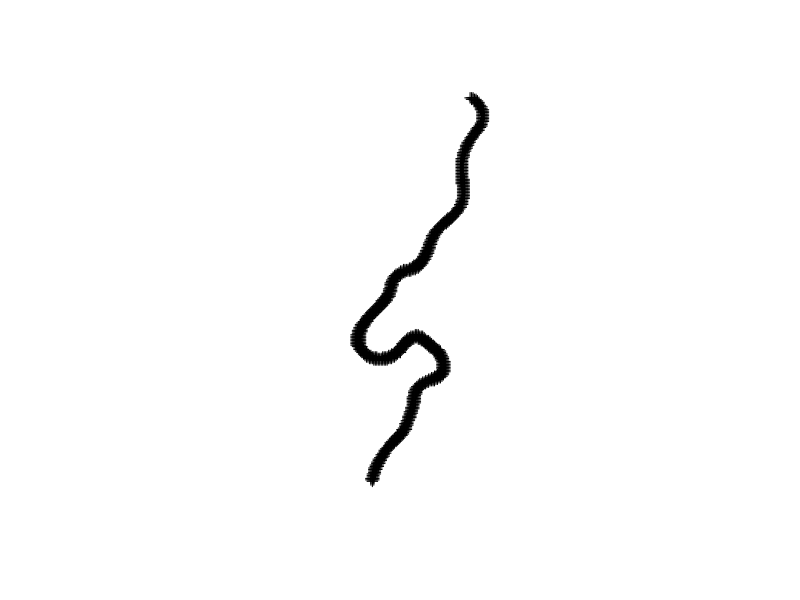
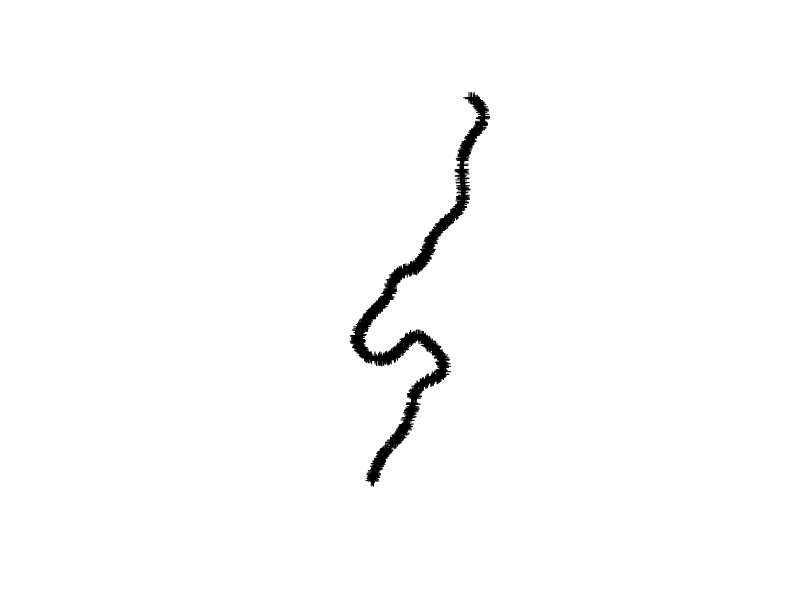
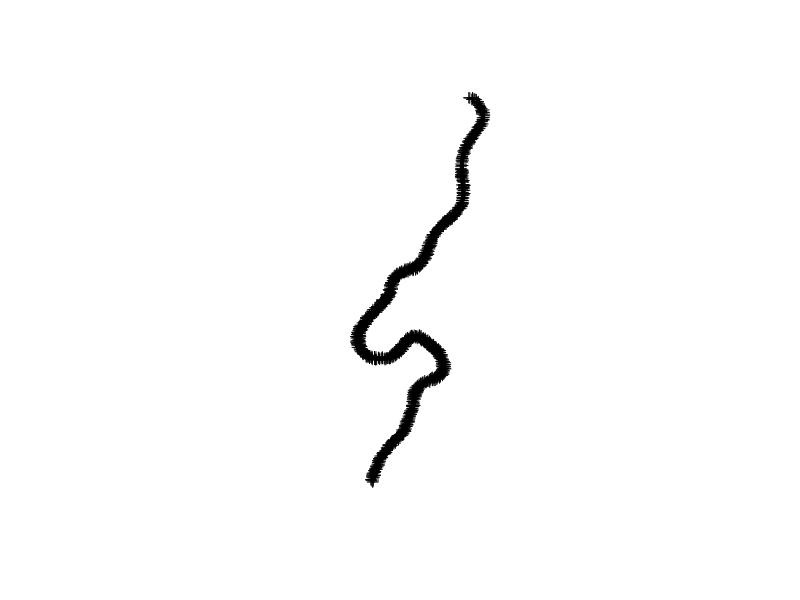
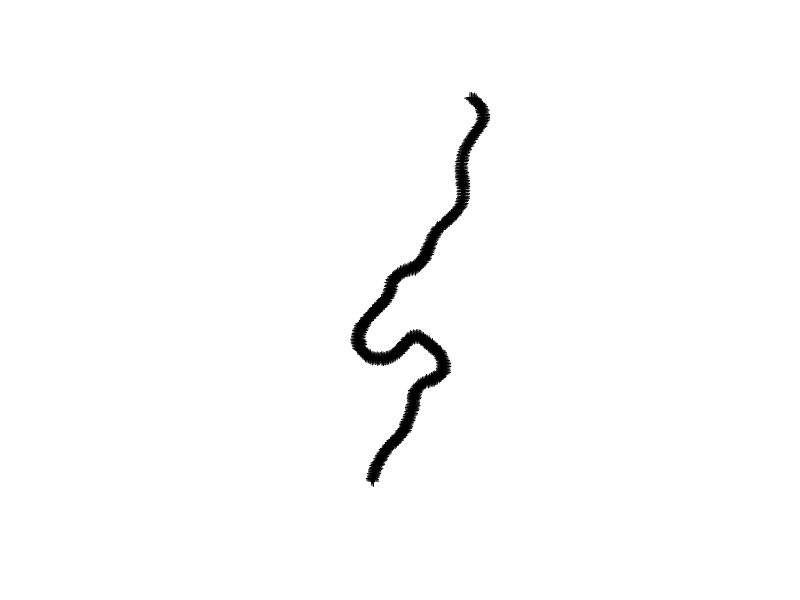
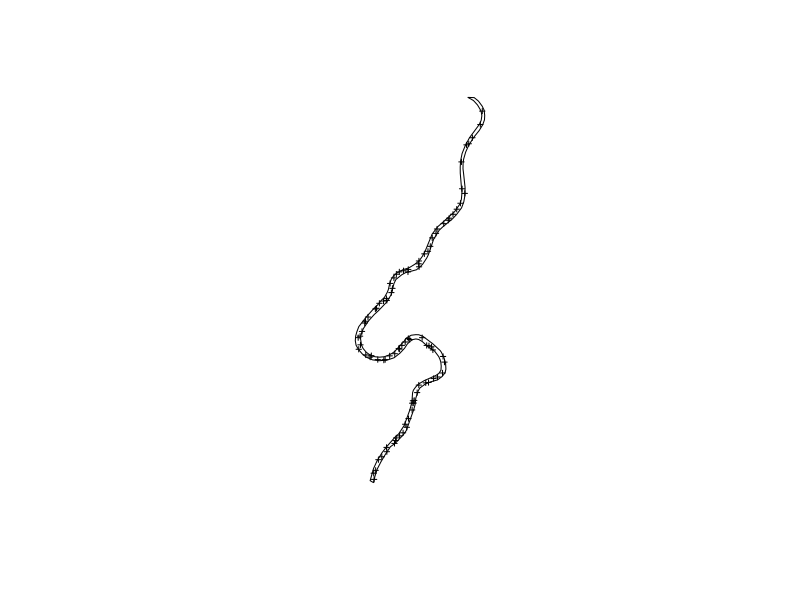
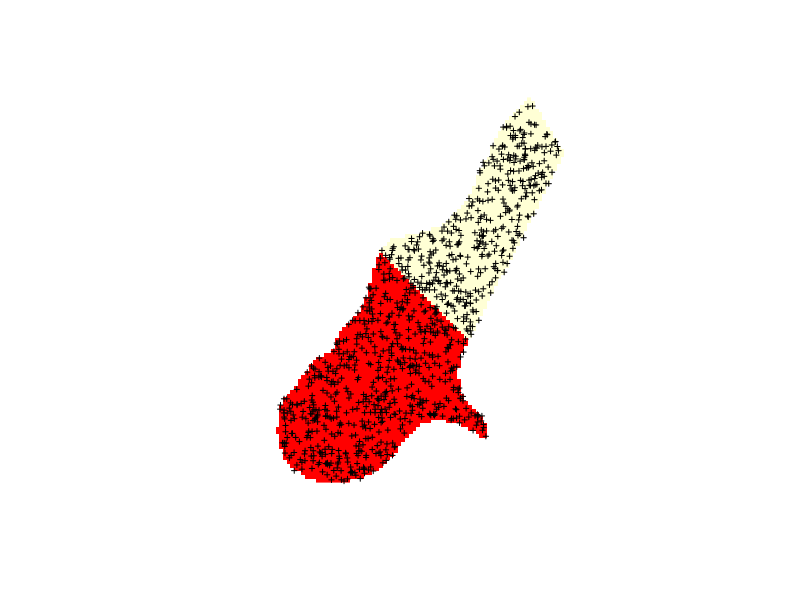
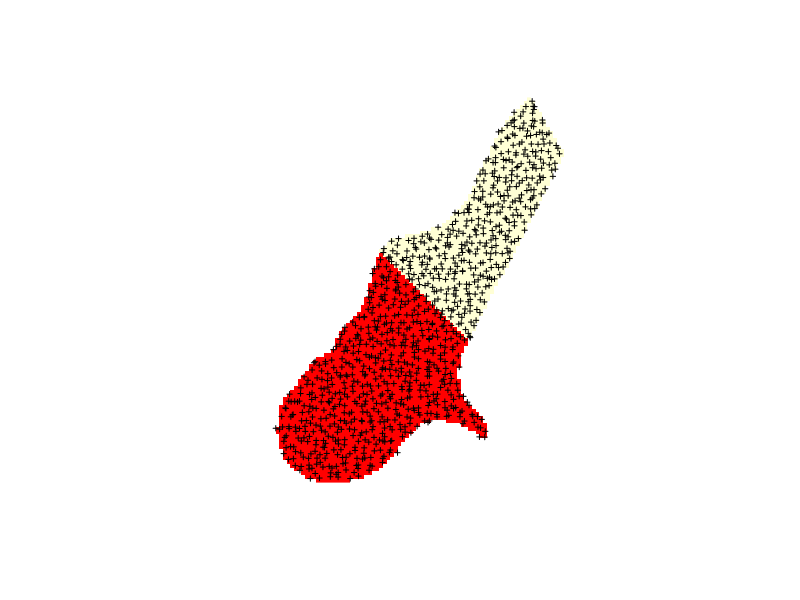
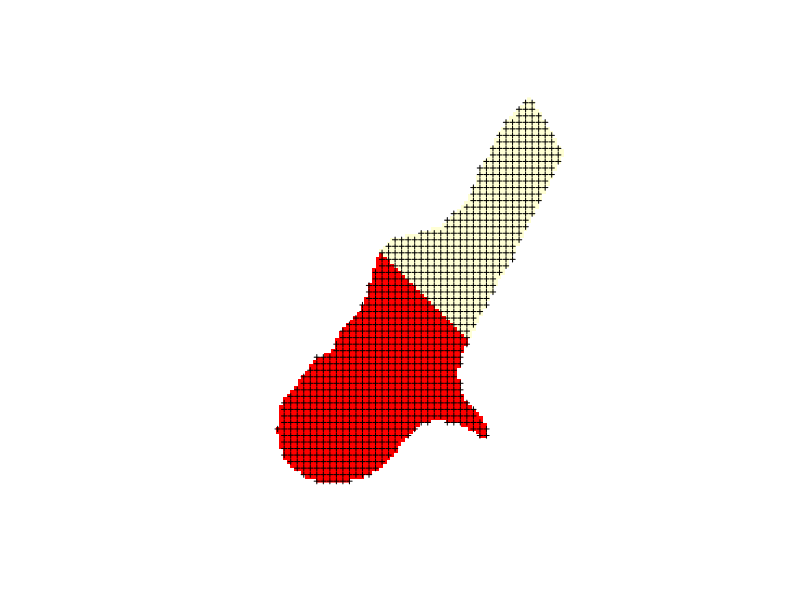

Write the R code that produced these figures, in order.
library(sp)


### Name: spsample
### Title: sample point locations in (or on) a spatial object
### Aliases: spsample-methods spsample,Spatial-method spsample,Line-method
###   spsample,Lines-method spsample,SpatialLines-method
###   spsample,Polygon-method spsample,Polygons-method
###   spsample,SpatialGrid-method spsample,SpatialPixels-method
###   spsample,SpatialPolygons-method spsample makegrid
### Keywords: manip methods

### ** Examples


data(meuse.riv)
meuse.sr = SpatialPolygons(list(Polygons(list(Polygon(meuse.riv)), "x")))

plot(meuse.sr)
points(spsample(meuse.sr, n = 1000, "regular"), pch = 3)

plot(meuse.sr)
points(spsample(meuse.sr, n = 1000, "random"), pch = 3)

plot(meuse.sr)
points(spsample(meuse.sr, n = 1000, "stratified"), pch = 3)

plot(meuse.sr)
points(spsample(meuse.sr, n = 1000, "nonaligned"), pch = 3)

plot(meuse.sr)
points(spsample(meuse.sr@polygons[[1]], n = 100, "stratified"), pch = 3, cex=.5)

data(meuse.grid)
gridded(meuse.grid) = ~x+y
image(meuse.grid)
points(spsample(meuse.grid,n=1000,type="random"), pch=3, cex=.5)
image(meuse.grid)
points(spsample(meuse.grid,n=1000,type="stratified"), pch=3, cex=.5)
image(meuse.grid)
points(spsample(meuse.grid,n=1000,type="regular"), pch=3, cex=.5)
image(meuse.grid)
points(spsample(meuse.grid,n=1000,type="nonaligned"), pch=3, cex=.5)

fullgrid(meuse.grid) = TRUE
image(meuse.grid)
points(spsample(meuse.grid,n=1000,type="stratified"), pch=3,cex=.5)
